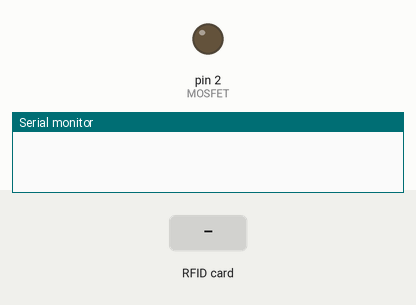
Recording of a program running on a simulated Arduino Uno, built with avr-gcc and run on an emulated ATmega328P. On the bench: output pins drawn as LEDs (lit = HIGH), the last lines printed to the serial monitor. The inputs (shaded band) are chosen by the test bench. Pins used as bus, display or sensor lines are not drawn.

Above: at 1.2 s.
1.3 s: RFID card 29 5F FA 97 held to the reader
At 2.5 s:
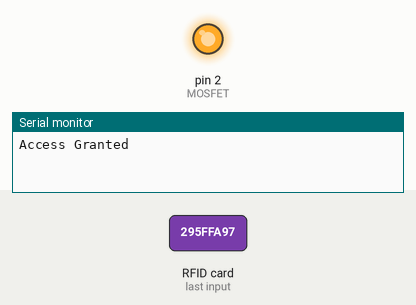
2.8 s: RFID card 39 FB 81 A1 held to the reader
At 4.1 s:
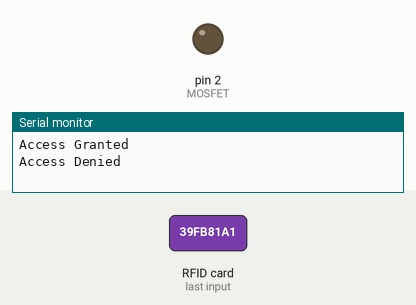
Timing chart, 0 to 5.8 s (numbered marks = the images above; inputs shaded):
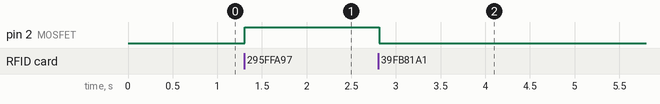

The program:

main.cpp
```cpp
// (licence header left out)
#include <Arduino.h>
#include <SPI.h>
#include <MFRC522.h>

#define SS_PIN 10
#define RST_PIN 9
#define MOSFET 2

const int NUM_KEYS = 2;


void printHex(byte *buffer, byte bufferSize);
void printDec(byte *buffer, byte bufferSize);
bool checkForKey(const byte keys[NUM_KEYS][4]);

MFRC522 rfid(SS_PIN, RST_PIN); // Instance of the class

MFRC522::MIFARE_Key key;

// Init array that will store new NUID
byte nuidPICC[4];

const byte keys[NUM_KEYS][4]= {
  {0x29, 0x5f, 0xfa, 0x97},
  //{0x39, 0xfb, 0x81, 0xa2}
   {0x39, 0xfb, 0x81, 0xa1} // test dummy
};

void setup() {
  Serial.begin(9600);
  SPI.begin(); // Init SPI bus
  rfid.PCD_Init(); // Init MFRC522

pinMode(MOSFET, OUTPUT);
}

void loop() {

  // Reset the loop if no new card present on the sensor/reader. This saves the entire process when idle.
  if ( ! rfid.PICC_IsNewCardPresent())
    return;

  // Verify if the NUID has been readed
  if ( ! rfid.PICC_ReadCardSerial())
    return;

  // Store NUID into nuidPICC array
  for (byte i = 0; i < 4; i++) {
    nuidPICC[i] = rfid.uid.uidByte[i];
  }

bool test;
  if (checkForKey(keys))
  {
    Serial.println("Access Granted");
    digitalWrite(MOSFET, HIGH);

    test = true;
  }
  else
  {
    Serial.println("Access Denied");
    digitalWrite(MOSFET, LOW);
    test = false;
  }
  if (test)
  {
    digitalWrite(MOSFET, HIGH);
  }

  // Halt PICC
  rfid.PICC_HaltA();

  // Stop encryption on PCD
  rfid.PCD_StopCrypto1();
}


/**
 * Helper routine to dump a byte array as hex values to Serial.
 */
void printHex(byte *buffer, byte bufferSize) {
  for (byte i = 0; i < bufferSize; i++) {
    Serial.print(buffer[i] < 0x10 ? " 0" : " ");
    Serial.print(buffer[i], HEX);
  }
}

/**
 * Helper routine to dump a byte array as dec values to Serial.
 */
void printDec(byte *buffer, byte bufferSize) {
  for (byte i = 0; i < bufferSize; i++) {
    Serial.print(buffer[i] < 0x10 ? " 0" : " ");
    Serial.print(buffer[i], DEC);
  }
}


bool checkForKey(const byte keys[][4])
{
bool foundKey = false;
bool skipKey = false;

  for (int j = 0; j < NUM_KEYS; j++)
  {
    for (int i = 0; i < 4; i++)
    {
      if (rfid.uid.uidByte[i] != keys[j][i])
      {
        skipKey = true;
        break;
      }
      if (skipKey)
      {
        break;
      }

      //good key
      foundKey = true;
    }
  }
  return(foundKey);
}
```

Measured:
- after the input at 1.3 s, pin 2 (MOSFET): LOW → HIGH at once
- after the input at 2.8 s, pin 2 (MOSFET): HIGH → LOW at once
